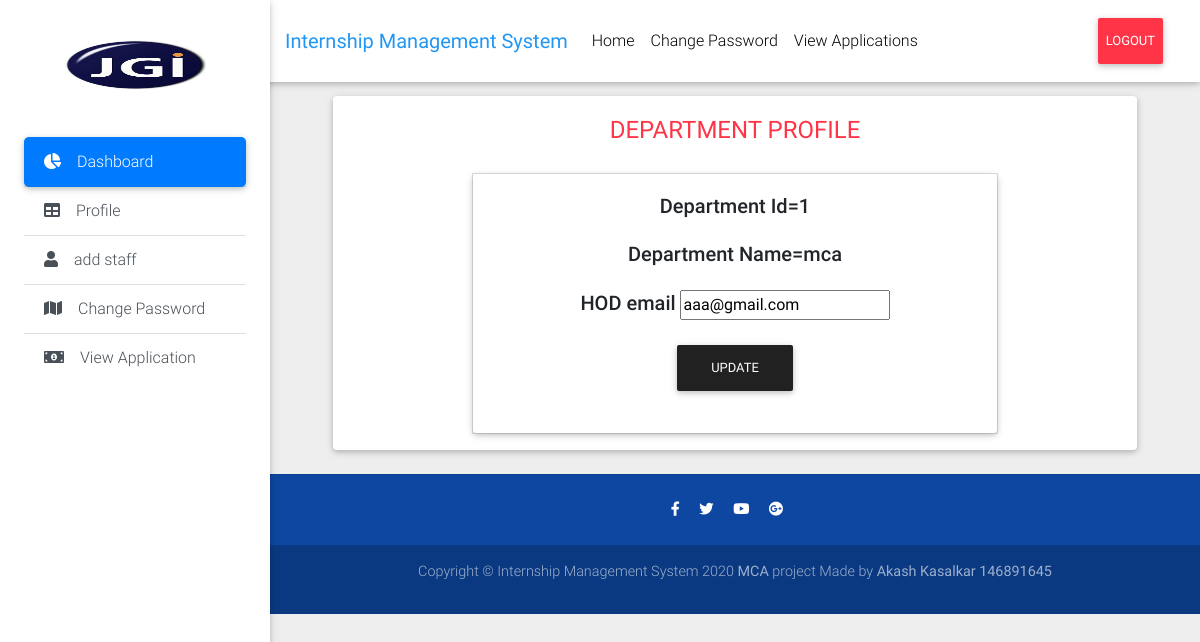
Page /department/profile.php on the earlier database version.
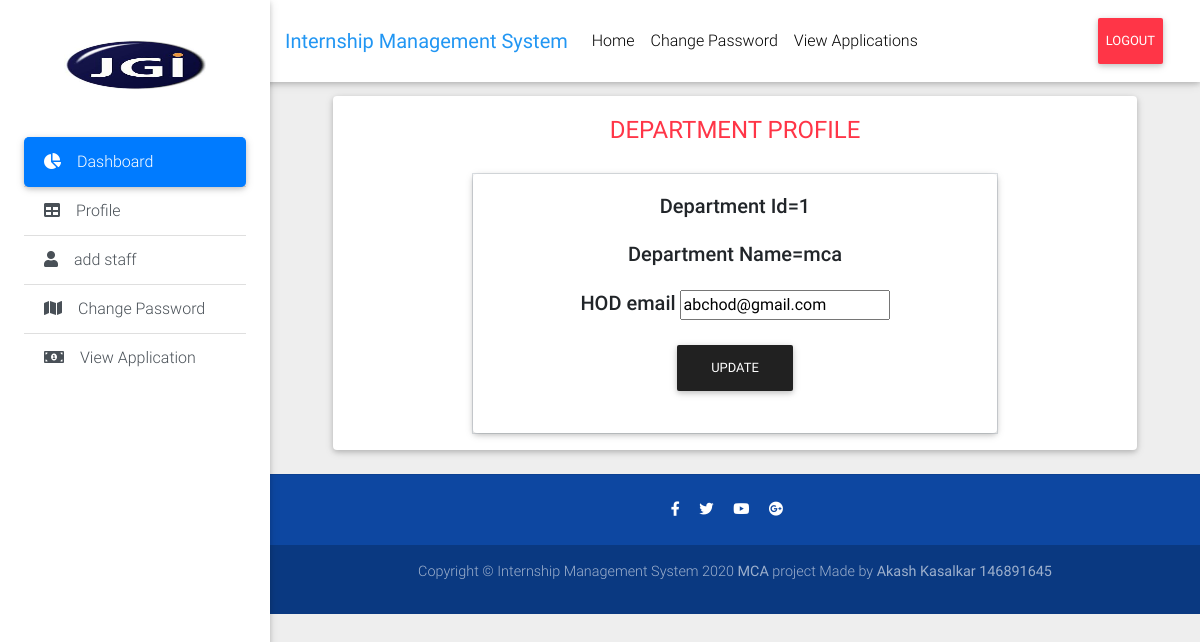
Same page on the later database version.
### tables this page shows
CREATE TABLE `dept` (
  `department_id` varchar(10) NOT NULL,
  `department_name` varchar(50) NOT NULL,
  `email` varchar(100) NOT NULL,
  `username` varchar(20) NOT NULL,
  `password` varchar(15) NOT NULL
);

### department/profile.php (the view, shortened to what this page needs)
<!DOCTYPE html>
<html lang="en">
<body class="grey lighten-3">
 <?php include "left_nav.php"; ?>
  <main class="pt-5 mx-lg-5">
    <div class="container-fluid mt-5">
      <div class="card mb-4 wow fadeIn">
        <div class="card-body text-center justify-content-between text-danger">
          <h4> DEPARTMENT PROFILE </h4>
</div>
      <div class="row wow fadeIn">
        <div class="container-fluid col-lg-8">
          <div class="table table-bordered">
          <div class="card">
            <div class="card-body text-center">
      <?php
      $qry="select * from dept where department_name='mca'";
      $exc=mysqli_query($conn,$qry);
      while ($row=mysqli_fetch_array($exc)) {
    ?>
      <form method="post" action="">
        <div class="form-group">
          <label class="h5">Department Id=<?php echo $row['department_id']; ?></label>
        </div>
        <div class="form-group">
          <label class="h5">Department Name=<?php echo $row['department_name']; ?></label>
        </div>
        <div class="form-group">
          <label class="h5">HOD email</label>
          <input type="text"  name="email"  value="<?php echo $row['email'];?>" required="">
        </div>
        <div class="form-group">
          <button class="btn btn-dark" name="update">Update</button>
        </div>
    </form>
  </div>
  </div>
      <?php }
      ?>
      </div>
</div>
      </div>
    </div>
  </main>
<?php include "footer.php"; ?>
</body>
</html>

### department/left_nav.php (shortened to what this page needs)
 <head>
  <link rel="stylesheet" href="https://use.fontawesome.com/releases/v5.11.2/css/all.css">
  <link href="css/bootstrap.min.css" rel="stylesheet">
  <link href="css/mdb.min.css" rel="stylesheet">
  <link href="css/style.min.css" rel="stylesheet">
</head>
<body>
  <header>
    <nav class="navbar fixed-top navbar-expand-lg navbar-light white scrolling-navbar">
      <div class="container-fluid">
        <a class="navbar-brand waves-effect" href="https://mdbootstrap.com/docs/jquery/" >
          <strong class="blue-text">Internship Management System</strong>
        </a>
        <div class="collapse navbar-collapse" id="navbarSupportedContent">
          <ul class="navbar-nav mr-auto">
            <li class="nav-item ">
              <a class="nav-link waves-effect" href="dashboard">Home
              </a>
            </li>
            <li class="nav-item">
              <a class="nav-link waves-effect" href="https://mdbootstrap.com/docs/jquery/" target="_blank">Change Password</a>
            </li>
            <li class="nav-item">
              <a class="nav-link waves-effect" href="https://mdbootstrap.com/docs/jquery/getting-started/download/"
                target="_blank">View Applications</a>
            </li>
          </ul>
          <ul class="navbar-nav nav-flex-icons">
            <li class="nav-item">
              <a class="nav-link waves-effect btn btn-danger text-white " href="https://mdbootstrap.com/education/bootstrap/" target="_blank">Logout</a>
            </li>
          </ul>
        </div>
      </div>
    </nav>
    <div class="sidebar-fixed position-fixed">
      <a class="logo-wrapper waves-effect">
        <img src="img/logo2.jpg" class="img-fluid" alt="" height="500" width="250">
      </a>
      <div class="list-group list-group-flush">
        <a href="dashboard.php" class="list-group-item active waves-effect">
          <i class="fas fa-chart-pie mr-3"></i>Dashboard
        </a>
        <a href="profile.php" class="list-group-item list-group-item-action waves-effect">
          <i class="fas fa-table mr-3"></i>Profile</a>
        <a href="add_staff.php" class="list-group-item list-group-item-action waves-effect">
          <i class="fas fa-user mr-3"></i>add staff</a>
        <a href="change_pwd.php" class="list-group-item list-group-item-action waves-effect">
          <i class="fas fa-map mr-3"></i>Change Password</a>
        <a href="view_Application.php" class="list-group-item list-group-item-action waves-effect">
          <i class="fas fa-money-bill-alt mr-3"></i>View Application</a>
      </div>
    </div>
  </header>
  </body>

### department/footer.php
<footer class="page-footer text-center font-small primary-color-dark darken-2 mt-4 wow fadeIn">
  <hr class="my-4">
  <div class="pb-4">
    <a href="https://www.facebook.com/mdbootstrap" target="_blank">
      <i class="fab fa-facebook-f mr-3"></i>
    </a>
    <a href="https://twitter.com/MDBootstrap" target="_blank">
      <i class="fab fa-twitter mr-3"></i>
    </a>
    <a href="https://www.youtube.com/watch?v=7MUISDJ5ZZ4" target="_blank">
      <i class="fab fa-youtube mr-3"></i>
    </a>
    <a href="https://plus.google.com/u/0/b/107863090883699620484" target="_blank">
      <i class="fab fa-google-plus mr-3"></i>
    </a>
  </div>
  <div class="footer-copyright py-3">
    <p class="footer text-center">Copyright &copy; Internship Management System 2020  <strong>MCA</strong> project Made by <strong>Akash Kasalkar 146891645</strong></p>
  </div>
</footer>

Differences in the rows shown:
changed dept "mca": email "aaa@gmail.com" → "abchod@gmail.com"
